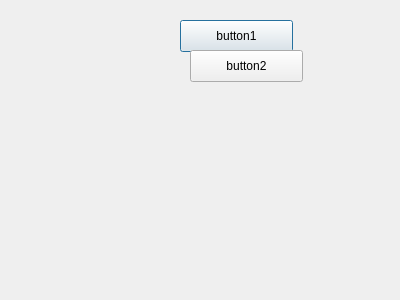
<?xml version="1.0" encoding="UTF-8"?>
<ui version="4.0">
 <class>Dialog</class>
 <widget class="QDialog" name="Dialog">
  <property name="geometry">
   <rect>
    <x>0</x>
    <y>0</y>
    <width>400</width>
    <height>300</height>
   </rect>
  </property>
  <property name="windowTitle">
   <string>Dialog</string>
  </property>
  <widget class="QPushButton" name="btn_1">
   <property name="geometry">
    <rect>
     <x>180</x>
     <y>20</y>
     <width>113</width>
     <height>32</height>
    </rect>
   </property>
   <property name="text">
    <string>button1</string>
   </property>
  </widget>
  <widget class="QPushButton" name="btn_2">
   <property name="geometry">
    <rect>
     <x>190</x>
     <y>50</y>
     <width>113</width>
     <height>32</height>
    </rect>
   </property>
   <property name="text">
    <string>button2</string>
   </property>
  </widget>
 </widget>
 <resources/>
 <connections/>
</ui>
